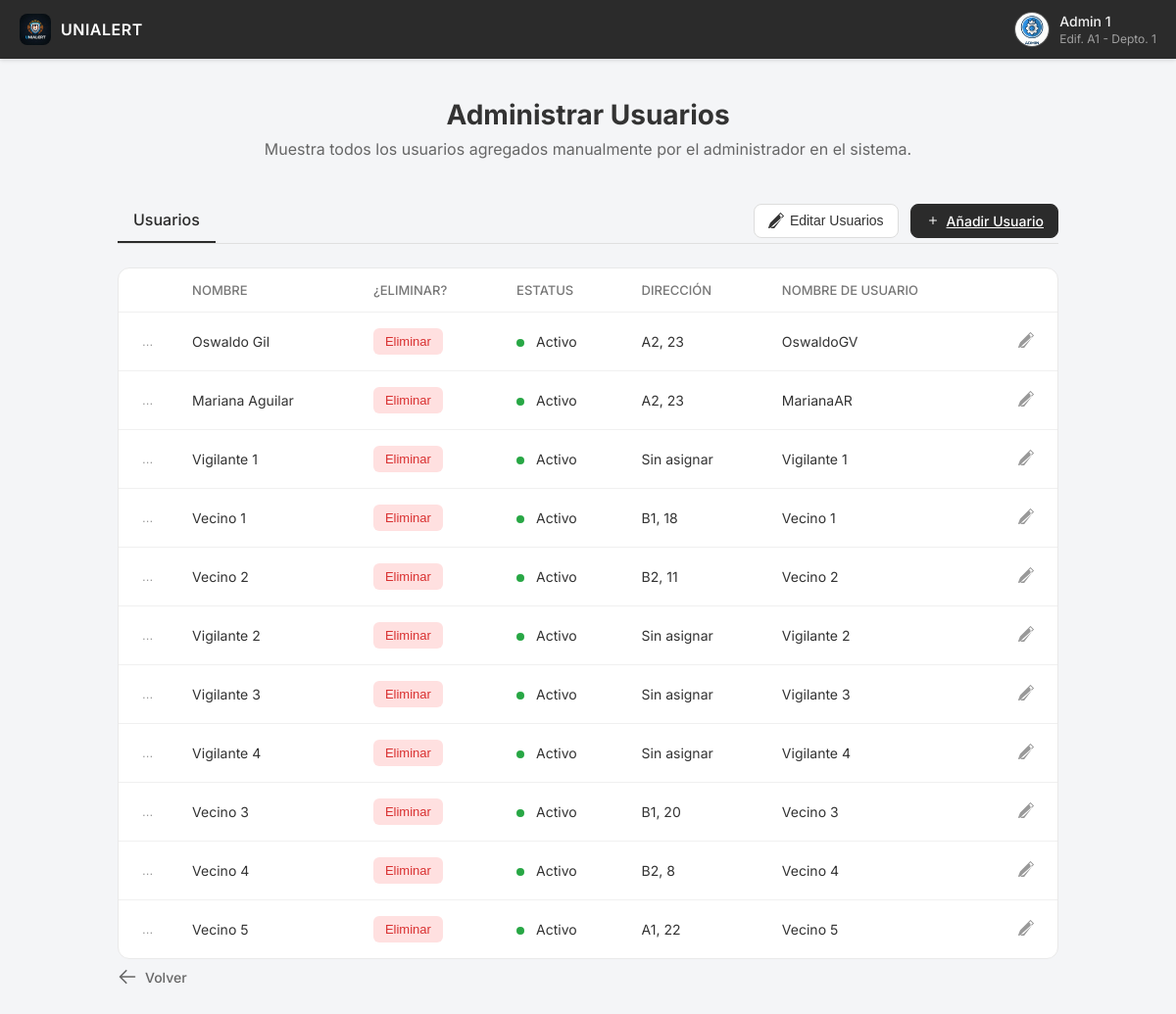
/Admin/AdminUsuarios.php (signed in), run on the app's committed database.
### tables this page shows
CREATE TABLE `usuarios` (
  `IdUsuario` int(11) NOT NULL,
  `IdRol` int(11) NOT NULL,
  `Nombre` varchar(100) NOT NULL,
  `ApPaterno` varchar(100) NOT NULL,
  `ApMaterno` varchar(100) DEFAULT NULL,
  `Correo` varchar(100) DEFAULT NULL,
  `Edificio` varchar(50) DEFAULT NULL,
  `Departamento` varchar(50) DEFAULT NULL,
  `Contador` int(11) DEFAULT 0,
  `Activo` tinyint(1) DEFAULT 1
);

CREATE TABLE `credenciales` (
  `IdCredencial` int(11) NOT NULL,
  `IdUsuario` int(11) NOT NULL,
  `NickName` varchar(100) DEFAULT NULL,
  `Contrasena` varchar(255) NOT NULL
);

### Admin/AdminUsuarios.php (the view, shortened to what this page needs)
<?php
include '../Backend/conexion.php';
$idUsuario = $_SESSION['IdUsuario'];
$rolSesion = $_SESSION['Rol'];
$sql = "SELECT Nombre, ApPaterno, Edificio, Departamento FROM Usuarios WHERE IdUsuario = ?";
$stmt = $conn->prepare($sql);
$stmt->bind_param("i", $idUsuario);
$stmt->execute();
$resultado = $stmt->get_result();
$datos = $resultado->fetch_assoc();
$nombreMostrar = $datos['Nombre'] . " " . $datos['ApPaterno'];
$detallesMostrar = "";
if (!empty($datos['Edificio']) && !empty($datos['Departamento'])) {
    $detallesMostrar = "Edif. " . $datos['Edificio'] . " - Depto. " . $datos['Departamento'];
} else {
    $detallesMostrar = $rolSesion;
}
?>
<!DOCTYPE html>
<html lang="es">
<head>
    <link rel="stylesheet" href="../CSS/style.css">
</head>
<body class="body-admin">
    <header class="navbar">
        <div class="navbar-left">
            <img src="../Multimedia/Unialert Logo.png" alt="Logo de UniAlert" class="navbar-logo">
            <span class="navbar-logo-text">UNIALERT</span>
        </div>
        <div class="navbar-right">
            <img src="../Multimedia/AdminAvatar.png" alt="Avatar" class="user-avatar">
            <div class="user-info">
                <span class="user-name"><?php echo $nombreMostrar; ?></span>
                <span class="user-details"><?php echo $detallesMostrar; ?></span>
            </div>
        </div>
    </header>
    <main class="admin-container">
        <div class="page-header">
            <h1>Administrar Usuarios</h1>
            <p>Muestra todos los usuarios agregados manualmente por el administrador en el sistema.</p>
        </div>
        <div class="tab-bar">
            <div class="tabs">
                <a href="#" class="tab-link active">Usuarios</a>
            </div>
            <div class="tab-actions">
                <button class="btn btn-secondary">
                    Editar Usuarios
                </button>
                <a href="AñadirUsuarios.php" class="btn btn-primary">
                    <svg width="16" height="16" viewBox="0 0 16 16" fill="currentColor"><path d="M8 4a.5.5 0 0 1 .5.5v3h3a.5.5 0 0 1 0 1h-3v3a.5.5 0 0 1-1 0v-3h-3a.5.5 0 0 1 0-1h3v-3A.5.5 0 0 1 8 4z"></path></svg>
                    Añadir Usuario
                </a>
            </div>
        </div>
        <div class="table-wrapper">
            <table class="data-table">
                <thead>
                    <tr>
                        <th class="col-handle"></th>
                        <th>Nombre</th>
                        <th>¿Eliminar?</th>
                        <th>Estatus</th>
                        <th>Dirección</th>
                        <th>Nombre de Usuario</th>
                        <th class="col-menu"></th>
                    </tr>
                </thead>
                <tbody>
                    <?php
                    $sqlUsuarios = "
                        SELECT U.IdUsuario, U.Nombre, U.ApPaterno, U.Activo, U.Edificio, U.Departamento, C.NickName
                        FROM Usuarios U
                        JOIN Credenciales C ON U.IdUsuario = C.IdUsuario
                        WHERE U.IdRol != 1
                    ";
                    $resultUsuarios = $conn->query($sqlUsuarios);
                    if ($resultUsuarios->num_rows > 0) {
                        while($row = $resultUsuarios->fetch_assoc()) {
                            $estadoTexto = $row['Activo'] ? 'Activo' : 'Inactivo';
                            $estadoClase = $row['Activo'] ? 'status-active' : 'status-inactive';
                            $ubicacion = ($row['Edificio'] && $row['Departamento'])
                                ? $row['Edificio'] . ', ' . $row['Departamento']
                                : 'Sin asignar';
                            echo "<tr>";
                            echo "<td class='col-handle'><button class='icon-button'>...</button></td>";
                            echo "<td>" . $row['Nombre'] . " " . $row['ApPaterno'] . "</td>";
                            echo "<td><button class='btn-delete js-delete-trigger' data-id='" . $row['IdUsuario'] . "'>Eliminar</button></td>";
                            echo "<td><span class='status-dot " . $estadoClase . "'></span> " . $estadoTexto . "</td>";
                            echo "<td>" . $ubicacion . "</td>";
                            echo "<td>" . $row['NickName'] . "</td>";
                            echo "<td class='col-menu'>
                                    <a href='EditarUsuario.php?id=" . $row['IdUsuario'] . "' class='icon-button'>
                                        <svg width='16' height='16' fill='currentColor' viewBox='0 0 16 16'><path d='M12.146.146a.5.5 0 0 1 .708 0l3 3a.5.5 0 0 1 0 .708l-10 10a.5.5 0 0 1-.168.11l-5 2a.5.5 0 0 1-.65-.65l2-5a.5.5 0 0 1 .11-.168l10-10zM11.207 2.5 13.5 4.793 14.793 3.5 12.5 1.207 11.207 2.5zm1.586 3.172L3.58 13.889l-1.57 3.923 3.923-1.57L13.889 5.672l-2.096-2.096z'/></svg>
                                    </a>
                                </td>";
                            echo "</tr>";
                        }
                    } else {
                        echo "<tr><td colspan='7' style='text-align:center; padding: 20px;'>No hay usuarios registrados.</td></tr>";
                    }
                    ?>
                </tbody>
            </table>
        </div>
        <button onclick="window.location.href='Admin.php'" class="btn-back-global">
            <svg xmlns="http://www.w3.org/2000/svg" fill="none" viewBox="0 0 24 24" stroke-width="2" stroke="currentColor">
                <path stroke-linecap="round" stroke-linejoin="round" d="M10.5 19.5L3 12m0 0l7.5-7.5M3 12h18" />
            </svg>
            Volver
        </button>
    </main>
</body>
</html>

### CSS/style.css (style rules this page uses)
* { box-sizing: border-box; margin: 0; padding: 0; }
body { font-family: 'Inter', -apple-system, BlinkMacSystemFont, "Segoe UI", Roboto, Helvetica, Arial, sans-serif; background-color: #f4f5f7; color: #333; margin: 0; padding-top: 60px; box-sizing: border-box; }
.body-admin { display: flex; flex-direction: column; min-height: calc(100vh - 60px); }
.navbar { position: fixed; top: 0; left: 0; width: 100%; background-color: #2b2b2b; padding: 12px 20px; display: flex; justify-content: space-between; align-items: center; box-shadow: 0 2px 4px rgba(0, 0, 0, 0.1); z-index: 1000; }
.navbar-left, .navbar-right { display: flex; align-items: center; }
.navbar-logo { width: 32px; height: 32px; object-fit: contain; border-radius: 8px; margin-right: 10px; }
.navbar-logo-text { color: #ffffff; font-size: 16px; font-weight: 600; letter-spacing: 0.5px; }
.user-avatar { width: 36px; height: 36px; border-radius: 50%; object-fit: cover; margin-right: 10px; border: 1px solid rgba(255, 255, 255, 0.2); }
.user-info { display: flex; flex-direction: column; color: #f0f0f0; font-size: 14px; }
.user-name { font-weight: 500; margin-bottom: 2px; }
.user-details { font-size: 12px; color: #a0a0a0; }
body { padding-top: 60px; }
.admin-container { width: 90%; max-width: 960px; margin: 40px auto; flex-grow: 1; }
.page-header { text-align: center; margin-bottom: 40px; }
.page-header h1 { font-size: 28px; color: #333; margin-bottom: 8px; }
.page-header p { font-size: 16px; color: #666; }
.tab-bar { display: flex; justify-content: space-between; align-items: center; border-bottom: 1px solid #e0e0e0; margin-bottom: 24px; }
.tabs { display: flex; gap: 8px; }
.tab-link { padding: 12px 16px; text-decoration: none; color: #666; font-weight: 500; border-bottom: 2px solid transparent; }
.tab-link.active { color: #2b2b2b; border-bottom-color: #2b2b2b; }
.tab-actions { display: flex; gap: 12px; }
.btn { display: flex; align-items: center; gap: 6px; padding: 8px 14px; font-size: 14px; font-weight: 500; border: 1px solid; border-radius: 8px; cursor: pointer; transition: all 0.2s; }
.btn-primary { background-color: #2b2b2b; color: #fff; border-color: #2b2b2b; }
.btn-secondary { background-color: #fff; color: #333; border-color: #ddd; }
.table-wrapper { width: 100%; overflow-x: auto; background-color: #fff; border: 1px solid #e9e9e9; border-radius: 12px; }
.data-table { width: 100%; border-collapse: collapse; }
.data-table th, .data-table td { padding: 14px 16px; text-align: left; border-bottom: 1px solid #f0f0f0; font-size: 14px; }
.data-table th { font-size: 13px; font-weight: 500; color: #777; text-transform: uppercase; }
.data-table tbody tr:last-child td { border-bottom: none; }
.col-handle, .col-menu { width: 40px; text-align: center; padding: 0; }
.icon-button { background: transparent; border: none; cursor: pointer; color: #999; padding: 8px; border-radius: 50%; }
.btn-delete { background-color: #ffe0e0; color: #d93030; border: none; padding: 6px 12px; border-radius: 6px; font-size: 13px; font-weight: 500; cursor: pointer; transition: background-color 0.2s; }
.status-dot { display: inline-block; width: 8px; height: 8px; border-radius: 50%; margin-right: 8px; }
.status-active { background-color: #28a745; }
.btn-back-global { display: inline-flex; align-items: center; gap: 8px; background: transparent; border: none; color: #666; font-size: 14px; font-weight: 500; cursor: pointer; padding: 8px 12px 8px 0; margin-bottom: 16px; transition: color 0.2s; font-family: 'Inter', sans-serif; }
.btn-back-global svg { width: 20px; height: 20px; }

### data on the page
usuarios: nombreMostrar "Admin 1", detallesMostrar "Edif. A1 - Depto. 1"
credenciales: IdUsuario.Nombre "Oswaldo", IdUsuario.ApPaterno "Gil", IdUsuario.Activo "Activo", IdUsuario.Departamento "A2, 23", NickName "OswaldoGV"
credenciales: IdUsuario.Nombre "Mariana", IdUsuario.ApPaterno "Aguilar", IdUsuario.Activo "Activo", IdUsuario.Departamento "A2, 23", NickName "MarianaAR"
credenciales: IdUsuario.Nombre "Vigilante", IdUsuario.ApPaterno "1", IdUsuario.Activo "Activo", IdUsuario.Edificio "Sin asignar", NickName "Vigilante 1"
credenciales: IdUsuario.Nombre "Vecino", IdUsuario.ApPaterno "1", IdUsuario.Activo "Activo", IdUsuario.Departamento "B1, 18", NickName "Vecino 1"
credenciales: IdUsuario.Nombre "Vecino", IdUsuario.ApPaterno "2", IdUsuario.Activo "Activo", IdUsuario.Departamento "B2, 11", NickName "Vecino 2"
credenciales: IdUsuario.Nombre "Vigilante", IdUsuario.ApPaterno "2", IdUsuario.Activo "Activo", IdUsuario.Edificio "Sin asignar", NickName "Vigilante 2"
credenciales: IdUsuario.Nombre "Vigilante", IdUsuario.ApPaterno "3", IdUsuario.Activo "Activo", IdUsuario.Edificio "Sin asignar", NickName "Vigilante 3"
credenciales: IdUsuario.Nombre "Vigilante", IdUsuario.ApPaterno "4", IdUsuario.Activo "Activo", IdUsuario.Edificio "Sin asignar", NickName "Vigilante 4"
credenciales: IdUsuario.Nombre "Vecino", IdUsuario.ApPaterno "3", IdUsuario.Activo "Activo", IdUsuario.Departamento "B1, 20", NickName "Vecino 3"
credenciales: IdUsuario.Nombre "Vecino", IdUsuario.ApPaterno "4", IdUsuario.Activo "Activo", IdUsuario.Departamento "B2, 8", NickName "Vecino 4"
credenciales: IdUsuario.Nombre "Vecino", IdUsuario.ApPaterno "5", IdUsuario.Activo "Activo", IdUsuario.Departamento "A1, 22", NickName "Vecino 5"
